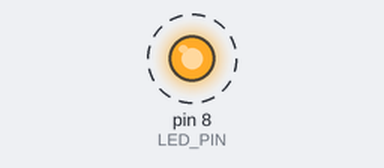
This sketch was run on a simulated Arduino Uno, built with avr-gcc and run on an emulated ATmega328P. Parts: output pins drawn as LEDs (lit = HIGH). Dashed ring = blinking.

Above: at 0.3 s.
Timing chart, 0 to 3.2 s (numbered marks = the images above):
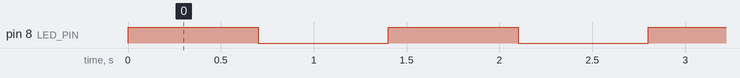

The sketch:

resistor_led_safe_example.ino
```cpp
const int LED_PIN = 8;

void setup() {
  pinMode(LED_PIN, OUTPUT);
}

void loop() {
  // Wire LED in series with 220 ohm resistor to protect LED.
  digitalWrite(LED_PIN, HIGH);
  delay(700);
  digitalWrite(LED_PIN, LOW);
  delay(700);
}
```

Measured:
- by itself, pin 8 (LED_PIN): alternates HIGH for 0.70 s and LOW for 0.70 s
